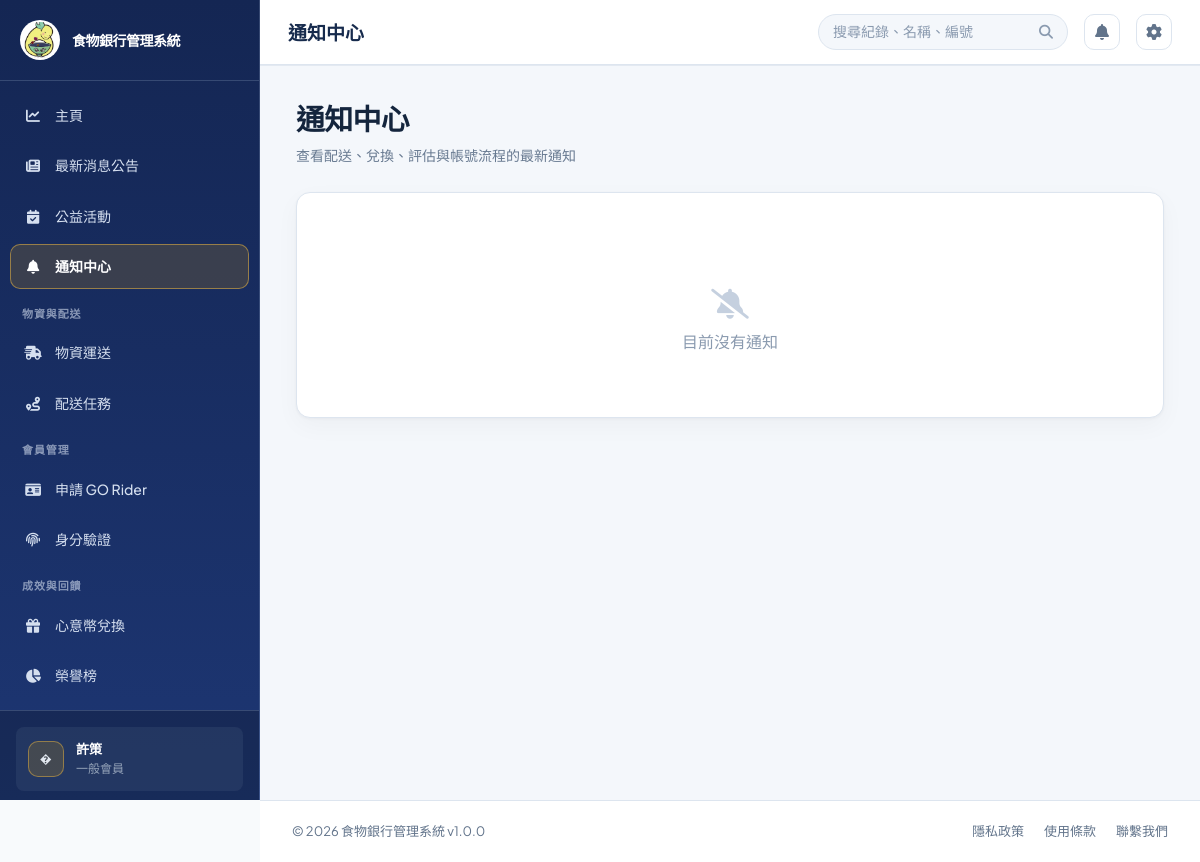
Page /?page=notifications (signed in) on the committed database.
### tables this page shows
CREATE TABLE `users` (
  `user_id` int(11) NOT NULL,
  `username` varchar(50) NOT NULL,
  `password` varchar(255) NOT NULL,
  `email` varchar(100) NOT NULL,
  `full_name` varchar(100) NOT NULL,
  `phone` varchar(20) DEFAULT NULL,
  `role` enum('foodbank_staff','member') NOT NULL DEFAULT 'foodbank_staff',
  `member_type` enum('general','enterprise') NOT NULL DEFAULT 'general',
  `staff_type` enum('admin','clerk') DEFAULT NULL,
  `tax_id` varchar(8) DEFAULT NULL,
  `referral_source` varchar(50) DEFAULT NULL,
  `blacklisted_at` datetime DEFAULT NULL,
  `blacklist_reason` varchar(255) DEFAULT NULL,
  `department` varchar(50) DEFAULT NULL,
  `status` enum('active','inactive','suspended') DEFAULT 'active',
  `created_at` timestamp NULL DEFAULT current_timestamp(),
  `updated_at` timestamp NULL DEFAULT current_timestamp() ON UPDATE current_timestamp(),
  `created_by` int(11) DEFAULT NULL,
  `phone_verified` tinyint(1) NOT NULL DEFAULT 0,
  `is_enterprise_verified` tinyint(1) DEFAULT 0,
  `enterprise_name` varchar(150) DEFAULT NULL,
  `enterprise_verified_at` datetime DEFAULT NULL,
  `default_pickup_address` varchar(255) DEFAULT NULL,
  `open_days` varchar(20) DEFAULT NULL,
  `business_hours` varchar(100) DEFAULT NULL,
  `closed_days` varchar(100) DEFAULT NULL,
  `pickup_note` varchar(255) DEFAULT NULL,
  `failed_login_count` int(11) NOT NULL DEFAULT 0,
  `login_locked_until` datetime DEFAULT NULL,
  `id_number_encrypted` text DEFAULT NULL,
  `id_number_hash` char(64) DEFAULT NULL,
  `id_verify_status` enum('none','pending','approved','rejected') NOT NULL DEFAULT 'none',
  `id_verify_note` varchar(255) DEFAULT NULL,
  `id_verified_by` int(11) DEFAULT NULL,
  `id_verified_at` datetime DEFAULT NULL,
  KEY `idx_users_id_number_hash` (`id_number_hash`)
);

### public/index.php (the view, shortened to what the rows shown need)
<?php
require_once BASE_PATH . '/config/database.php';
require_once BASE_PATH . '/src/helpers/SchemaHelper.php';
$connection = $db->getConnection();
$schemaNeedsCheck = schemaChecksNeeded();
if ($schemaNeedsCheck) {
$demoPasswordHashes = [
    'manager' => '866485796cfa8d7c0cf7111640205b83076433547577511d81f8030ae99ecea5',
    'staff' => '10176e7b7b24d317acfcf8d2064cfd2f24e154f7b5a96603077d5ef813d6a6b6',
];
foreach ($demoPasswordHashes as $demoUsername => $demoPasswordHash) {
    $demoUsernameEscaped = $connection->real_escape_string($demoUsername);
    $connection->query(
        "UPDATE users SET password = '{$demoPasswordHash}' WHERE username = '{$demoUsernameEscaped}' AND CHAR_LENGTH(password) <> 60 AND CHAR_LENGTH(password) <> 64"
    );
}
$connection->query(
    "UPDATE users SET full_name = CASE username
        WHEN 'official' THEN '食物銀行官方人員'
        WHEN 'manager' THEN '忠信食物銀行'
        WHEN 'staff' THEN '食物銀行官方人員'
        WHEN 'volunteer' THEN 'GO Rider'
        WHEN 'donor' THEN '捐贈剩食店家'
        ELSE full_name
    END
    WHERE username IN ('official', 'manager', 'staff', 'volunteer', 'donor')
      AND (full_name LIKE '%?%' OR full_name = '')"
);
runAllSchemaChecks($connection);
}
if (!empty($_SESSION['user']['username'])) {
    $sessionUsername = $connection->real_escape_string($_SESSION['user']['username']);
    $sessionUserResult = $connection->query("SELECT user_id, username, full_name, role, member_type, staff_type, enterprise_name, status, email, phone, phone_verified FROM users WHERE username = '{$sessionUsername}' LIMIT 1");
}
$currentUser = $_SESSION['user'];
$authService = AuthService::forCurrentUser($currentUser);
require_once BASE_PATH . '/src/models/NotificationModel.php';
$notificationModel = new NotificationModel();
$latestNotificationId = $notificationModel->getLatestIdForUser((int) $currentUser['user_id']);
$role = $currentUser['role'];
$memberType = $currentUser['member_type'] ?? null;
$roleLabels = [
    'foodbank_staff' => ($currentUser['staff_type'] ?? '') === 'clerk' ? '食物銀行行政人員' : '食物銀行管理員',
    'member' => $memberType === 'enterprise' ? '企業會員' : ($memberType === 'general' ? '一般會員' : '會員'),
];
$page = isset($_GET['page']) ? trim($_GET['page']) : 'dashboard';
$page = basename($page);
$menu_items = [
    'dashboard' => ['label' => '主頁', 'icon' => 'fa-solid fa-chart-line', 'group' => ''],
    'news' => ['label' => '最新消息公告', 'icon' => 'fa-solid fa-newspaper', 'group' => ''],
    'activities' => ['label' => '公益活動', 'icon' => 'fa-solid fa-calendar-check', 'group' => ''],
    'notifications' => ['label' => '通知中心', 'icon' => 'fa-solid fa-bell', 'group' => ''],
    'donation_materials' => ['label' => '物資捐贈', 'icon' => 'fa-solid fa-box-open', 'group' => '物資與配送'],
    'donation_materials_review' => ['label' => '物資捐贈審查', 'icon' => 'fa-solid fa-clipboard-check', 'group' => '物資與配送'],
    'material_transport' => ['label' => '物資運送', 'icon' => 'fa-solid fa-truck-fast', 'group' => '物資與配送'],
    'deliveries' => ['label' => '配送任務', 'icon' => 'fa-solid fa-route', 'group' => '物資與配送'],
    'order_tracking' => ['label' => '訂單追蹤', 'icon' => 'fa-solid fa-list-check', 'group' => '物資與配送'],
    'inventory' => ['label' => '物資盤點', 'icon' => 'fa-solid fa-boxes-stacked', 'group' => '物資與配送'],
    'item_categories' => ['label' => '物資分類', 'icon' => 'fa-solid fa-layer-group', 'group' => '物資與配送'],
    'users' => ['label' => '帳號審核', 'icon' => 'fa-solid fa-user-check', 'group' => '會員管理'],
    'rider_review' => ['label' => 'GO Rider 審核', 'icon' => 'fa-solid fa-user-shield', 'group' => '會員管理'],
    'rider_application' => ['label' => '申請 GO Rider', 'icon' => 'fa-solid fa-id-card', 'group' => '會員管理'],
    'id_verification' => ['label' => '身分驗證', 'icon' => 'fa-solid fa-fingerprint', 'group' => '會員管理'],
    'rewards' => ['label' => '心意幣兌換', 'icon' => 'fa-solid fa-gift', 'group' => '成效與回饋'],
    'carbon_report' => ['label' => '永續報告', 'icon' => 'fa-solid fa-leaf', 'group' => '成效與回饋'],
    'reports' => ['label' => '數據分析', 'icon' => 'fa-solid fa-chart-pie', 'group' => '成效與回饋'],
    'settings' => ['label' => '設置', 'icon' => 'fa-solid fa-gear', 'group' => ''],
];
$routablePages = array_merge(array_keys($menu_items), ['certificate', 'activity_certificate']);
$allowedPages = array_values(array_filter($routablePages, function ($slug) use ($authService) {
    return $authService->can('page.' . $slug);
}));
?>
<!DOCTYPE html>
<html lang="zh-TW">
<head>
    <link href="https://cdnjs.cloudflare.com/ajax/libs/font-awesome/6.4.0/css/all.min.css" rel="stylesheet">
    <link rel="stylesheet" href="assets/css/style.css?v=<?php echo filemtime(__DIR__ . '/assets/css/style.css'); ?>">
</head>
<body data-notification-poll-url="?action=notifications_poll" data-notification-last-id="<?php echo (int) $latestNotificationId; ?>">
    <div class="app-wrapper">
        <aside class="sidebar">
            <nav class="sidebar-nav">
                <?php $currentNavGroup = '';
                foreach ($menu_items as $key => $item):
                    if (!in_array($key, $allowedPages, true)) {
                        continue;
                    }
                    if ($item['group'] !== '' && $item['group'] !== $currentNavGroup): ?>
                    <?php endif;
                    $is_active = ($page === $key) ? 'active' : '';
                    $icon = $item['icon'];
                    $label = ($key === 'reports' && $role === 'member') ? '榮譽榜' : $item['label'];
                    ?>
                    <a href="?page=<?php echo $key; ?>" class="nav-item <?php echo $is_active; ?>" title="<?php echo $label; ?>">
                        <span class="nav-icon"><i class="<?php echo $icon; ?>"></i></span>
                        <span class="nav-label"><?php echo $label; ?></span>
                    </a>
                <?php endforeach; ?>
            </nav>
            <div class="sidebar-footer">
                <div class="user-profile">
                    <div class="avatar"><?php echo htmlspecialchars(strtoupper(substr($currentUser['full_name'], 0, 2))); ?></div>
                    <div class="user-info">
                        <div class="user-name"><?php echo htmlspecialchars($currentUser['full_name']); ?></div>
                        <div class="user-role"><?php echo htmlspecialchars($roleLabels[$role] ?? $role); ?></div>
                    </div>
                </div>
            </div>
        </aside>
        <div class="main-container">
            <main class="page-content">
                <div class="content-shell">
                    <?php
                    $view_file = BASE_PATH . '/src/views/' . $page . '.php';
                    if (file_exists($view_file)) {
                        include $view_file;
                    }
                    ?>
                </div>
        </div>
</body>
</html>

### rows in the picture
users: role "榮譽榜", full_name "�", full_name "許策", staff_type+member_type+role "一般會員"

### other values in the picture
APP_NAME "食物銀行管理系統"
$label "主頁"
$label "最新消息公告"
$label "公益活動"
$label "通知中心"
$item['group'] "物資與配送"
$label "物資運送"
$label "配送任務"
$item['group'] "會員管理"
$label "申請 GO Rider"
$label "身分驗證"
$item['group'] "成效與回饋"
$label "心意幣兌換"
$menu_items[$page]['label'] "通知中心"
APP_VERSION "1.0.0"
